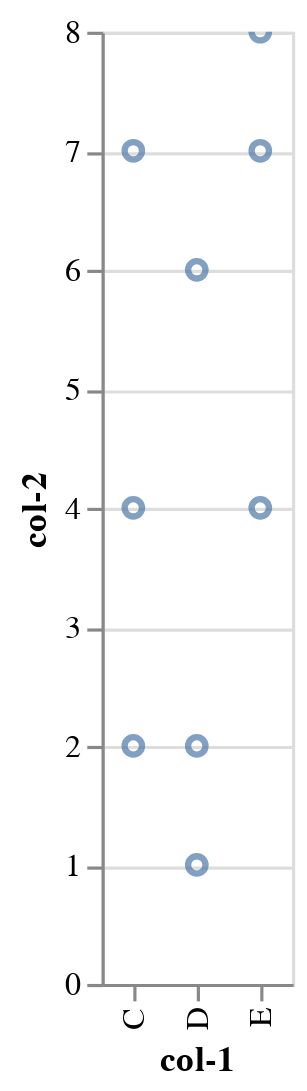

Notebook code cell kept with this figure:
### Code cell
alt.Chart(data).mark_point().encode(
    x ='col-1',
    y= 'col-2'
).interactive()

### Figure 1 — Vega-Lite specification as saved in the notebook (floating-point values rounded to 4 significant figures)
{"config": {"view": {"continuousWidth": 400, "continuousHeight": 300}}, "data": {"name": "data-987ce147df1a029be4356f387a0b52f1"}, "mark": "point", "encoding": {"x": {"type": "nominal", "field": "col-1"}, "y": {"type": "quantitative", "field": "col-2"}}, "selection": {"selector004": {"type": "interval", "bind": "scales", "encodings": ["x", "y"]}}, "$schema": "https://vega.github.io/schema/vega-lite/v4.8.1.json", "datasets": {"data-987ce147df1a029be4356f387a0b52f1": [{"col-1": "C", "col-2": 2}, {"col-1": "C", "col-2": 7}, {"col-1": "C", "col-2": 4}, {"col-1": "D", "col-2": 1}, {"col-1": "D", "col-2": 2}, {"col-1": "D", "col-2": 6}, {"col-1": "E", "col-2": 8}, {"col-1": "E", "col-2": 4}, {"col-1": "E", "col-2": 7}]}}
